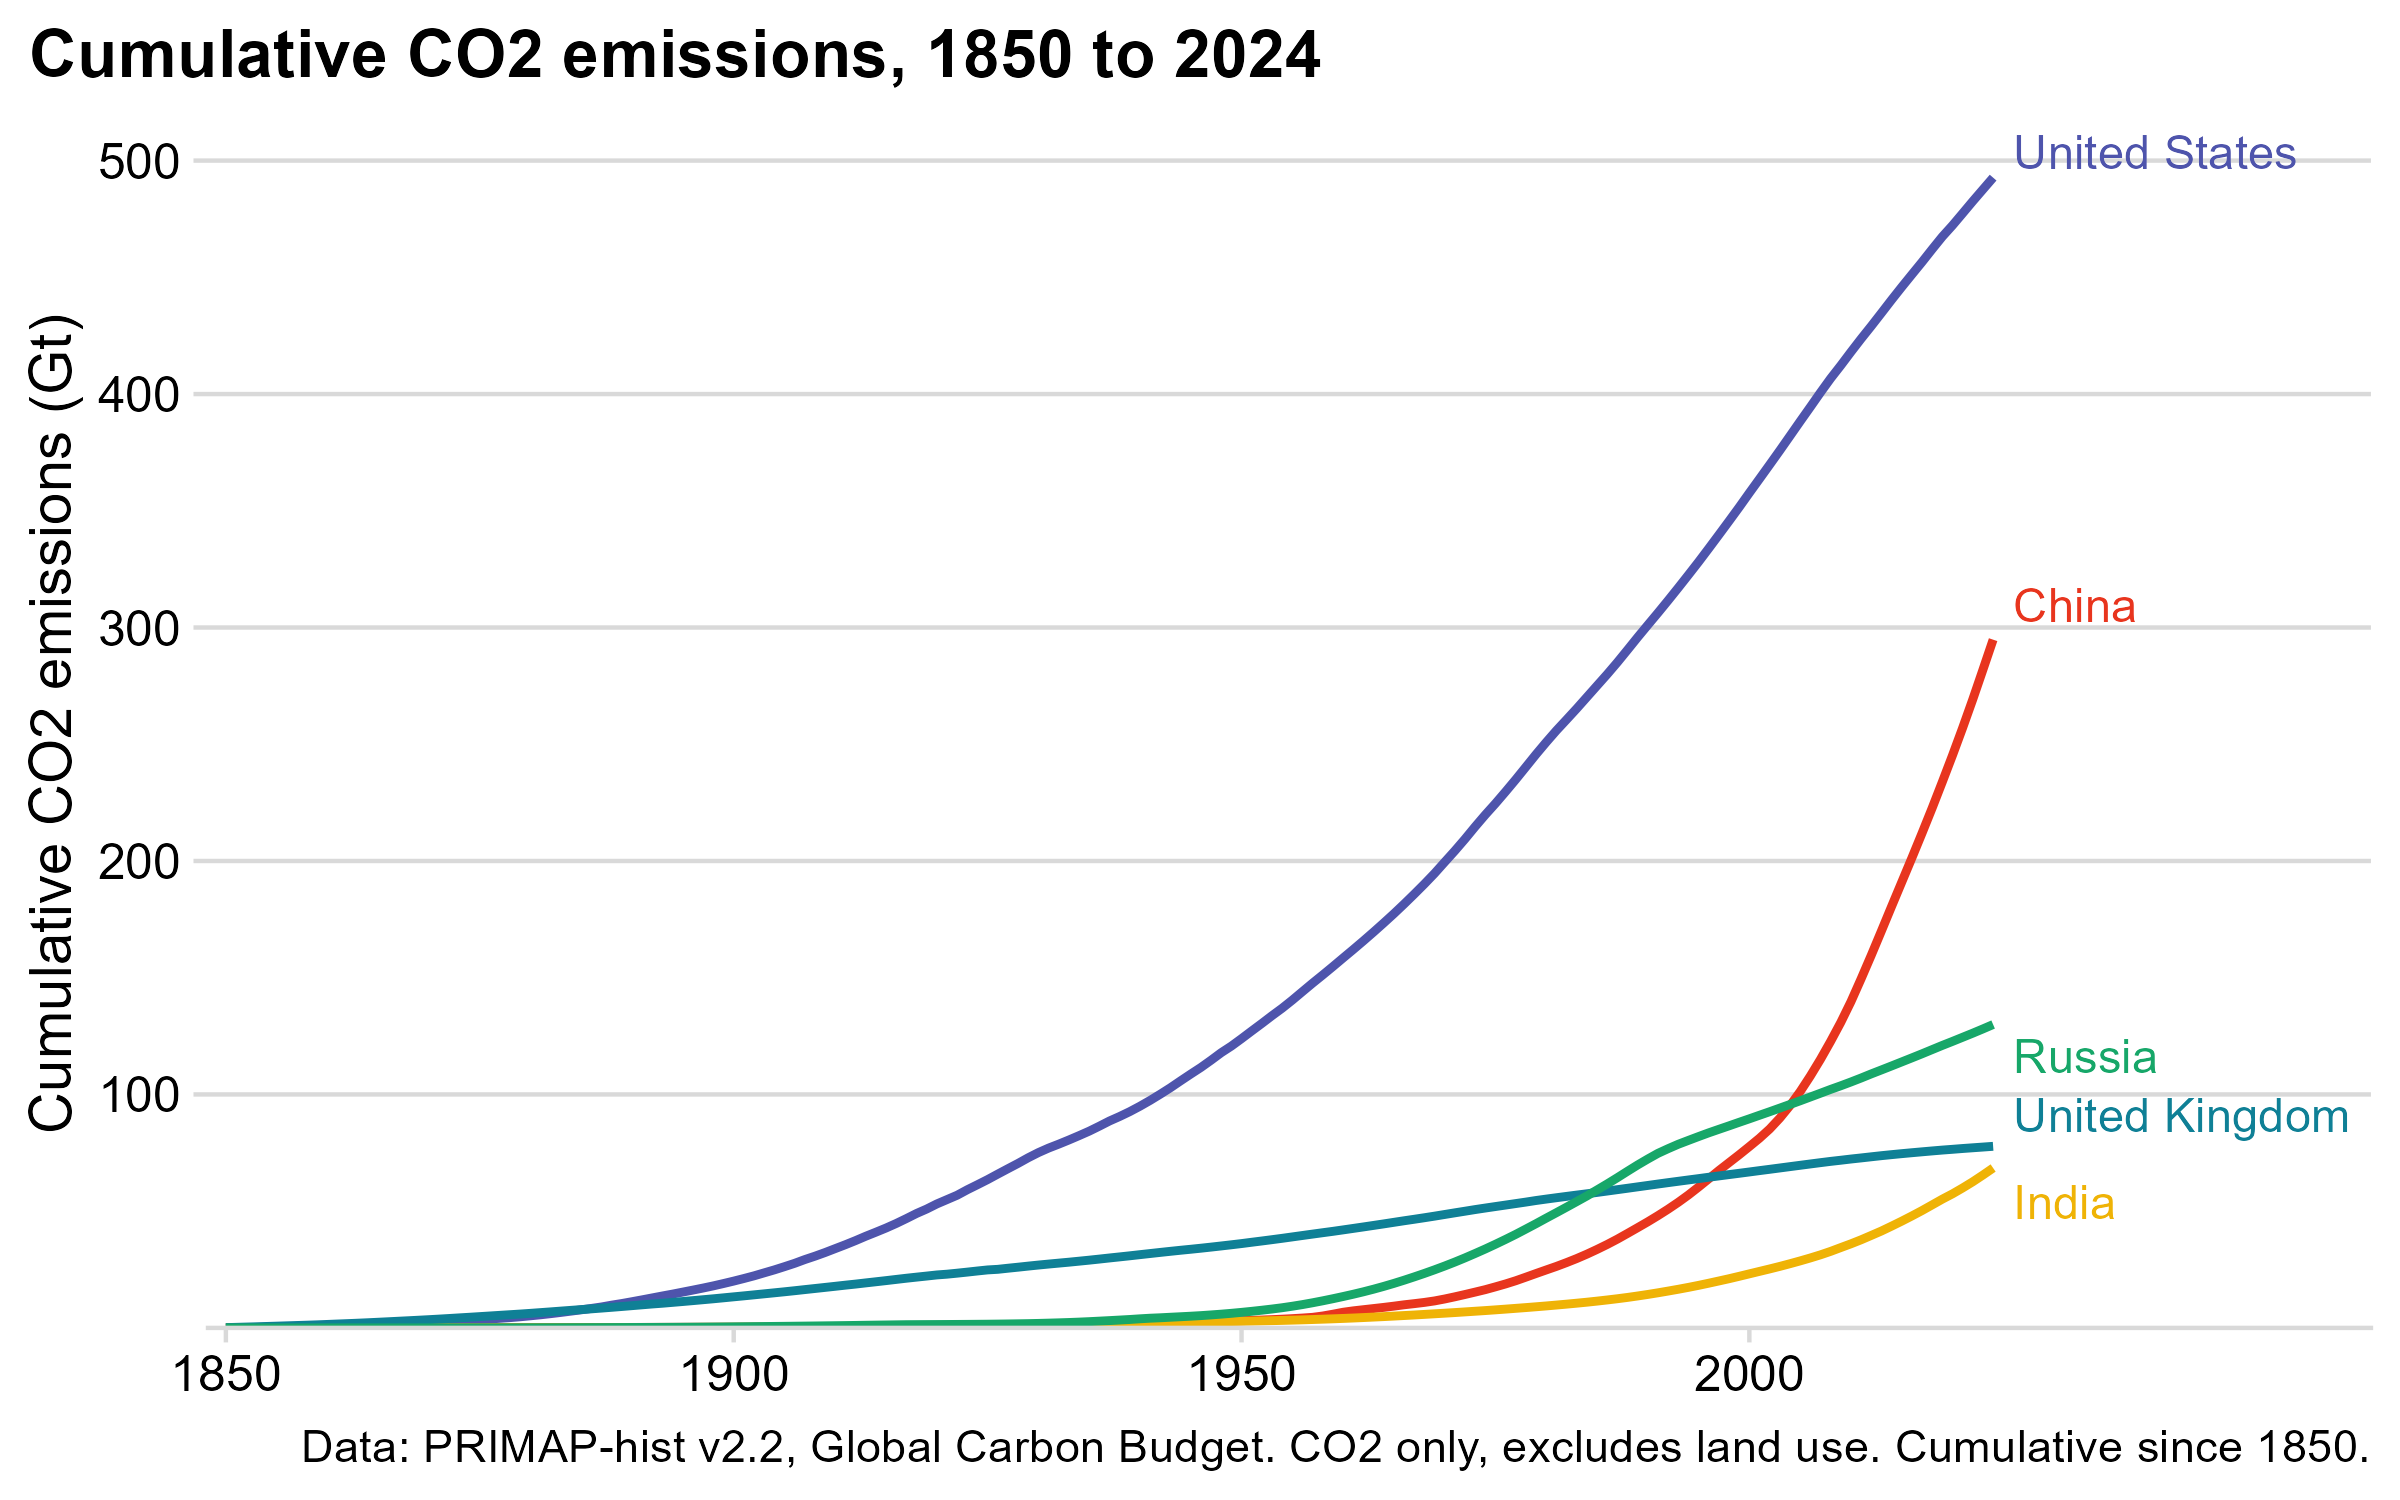

This figure's R source:
# Cumulative CO2 over time for China, USA, India, UK, Russia.
#
# Line chart with direct labels at the line ends instead of a legend. A filtered slice of the master table:
# each line is the running total of CO2 emitted since 1850 (the data's own cumulative column), in Gt.
# Data: data/emissions_country_year.csv
# Run from the project root:  Rscript charts/c_leaders_over_time/01_cumulative_featured.r
# Saves: charts/c_leaders_over_time/01_cumulative_featured.png (static) and charts/c_leaders_over_time/01_cumulative_featured.html (interactive)
#
# Step 1: static ggplot (my-dataviz house style), saved as a PNG.
# Step 2: interactive echarts4r version of the same chart, saved as standalone HTML.
#         Hover shows each country's total for the year; a year slider under the chart narrows the range.

library(tidyverse)
library(cowplot)
library(ltc)
library(ggrepel)
source("charts/a_generations/echarts_helpers.r")   # loads echarts4r and htmlwidgets; save_echart()

font    <- "sans"
caption <- "Data: PRIMAP-hist v2.2, Global Carbon Budget. CO2 only, excludes land use. Cumulative since 1850."
hat     <- as.vector(ltc("hat"))
featured <- c("China", "United States", "India", "United Kingdom", "Russia")
countryColors <- setNames(hat[c(3, 6, 1, 7, 9)], featured)   # red, blue, yellow, teal, green

d <- read_csv("data/emissions_country_year.csv", show_col_types = FALSE) |>
  filter(country %in% featured) |>
  transmute(country = factor(country, levels = featured), year, gt = co2_cum / 1000)
last_year <- max(d$year)

# ---- Step 1: static ggplot ----
ends <- filter(d, year == last_year)

p <- ggplot(d, aes(year, gt, color = country)) +
  geom_line(linewidth = 1) +
  geom_text_repel(data = ends, aes(label = country), hjust = 0, direction = "y", nudge_x = 2,
                  size = 4, family = font, segment.color = NA) +
  scale_color_manual(values = countryColors) +
  scale_x_continuous(breaks = seq(1850, 2000, 50), expand = expansion(mult = c(0.01, 0.2))) +
  scale_y_continuous(expand = expansion(mult = c(0, 0.05)), labels = scales::comma) +
  labs(x = NULL, y = "Cumulative CO2 emissions (Gt)",
       title = paste0("Cumulative CO2 emissions, 1850 to ", last_year),
       caption = caption) +
  theme_minimal_hgrid(font_family = font) +
  theme(legend.position = "none",
        plot.title.position = "plot",
        plot.caption.position = "plot",
        panel.background = element_rect(fill = "white", color = NA),
        plot.background = element_rect(fill = "white", color = NA))

ggsave("charts/c_leaders_over_time/01_cumulative_featured.png", p, width = 8, height = 5, dpi = 300)

# ---- Step 2: interactive echarts4r ----
wide <- d |> mutate(gt = round(gt, 2)) |> pivot_wider(names_from = country, values_from = gt)

e <- wide |>
  e_charts(year)
for (cn in featured) {
  e <- e_line_(e, cn, symbol = "none", lineStyle = list(width = 3),
               endLabel = list(show = TRUE, formatter = "{a}", fontSize = 14),
               labelLayout = list(moveOverlap = "shiftY"))
}
e <- e |>
  e_color(unname(countryColors)) |>
  e_x_axis(type = "value", min = min(d$year), max = last_year, splitLine = list(show = FALSE),
           axisLabel = list(formatter = JS("function(v) { return String(v); }")), interval = 25) |>
  e_y_axis(name = "Cumulative CO2 emissions (Gt)", nameLocation = "middle", nameGap = 55, min = 0,
           axisLabel = list(formatter = "{value}")) |>
  e_datazoom(type = "slider", x_index = 0, toolbox = FALSE, bottom = 30) |>
  e_tooltip(trigger = "axis") |>
  e_legend(show = FALSE) |>
  e_toolbox(show = FALSE) |>
  e_title(paste0("Cumulative CO2 emissions, 1850 to ", last_year), left = 0) |>
  e_grid(top = 80, right = 150, bottom = 100, left = 80)
e$x$opts$graphic <- list(type = "text", left = 0, bottom = 6,
                         style = list(text = caption, fill = "#888", fontSize = 11))

save_echart(e, "charts/c_leaders_over_time/01_cumulative_featured.html")
